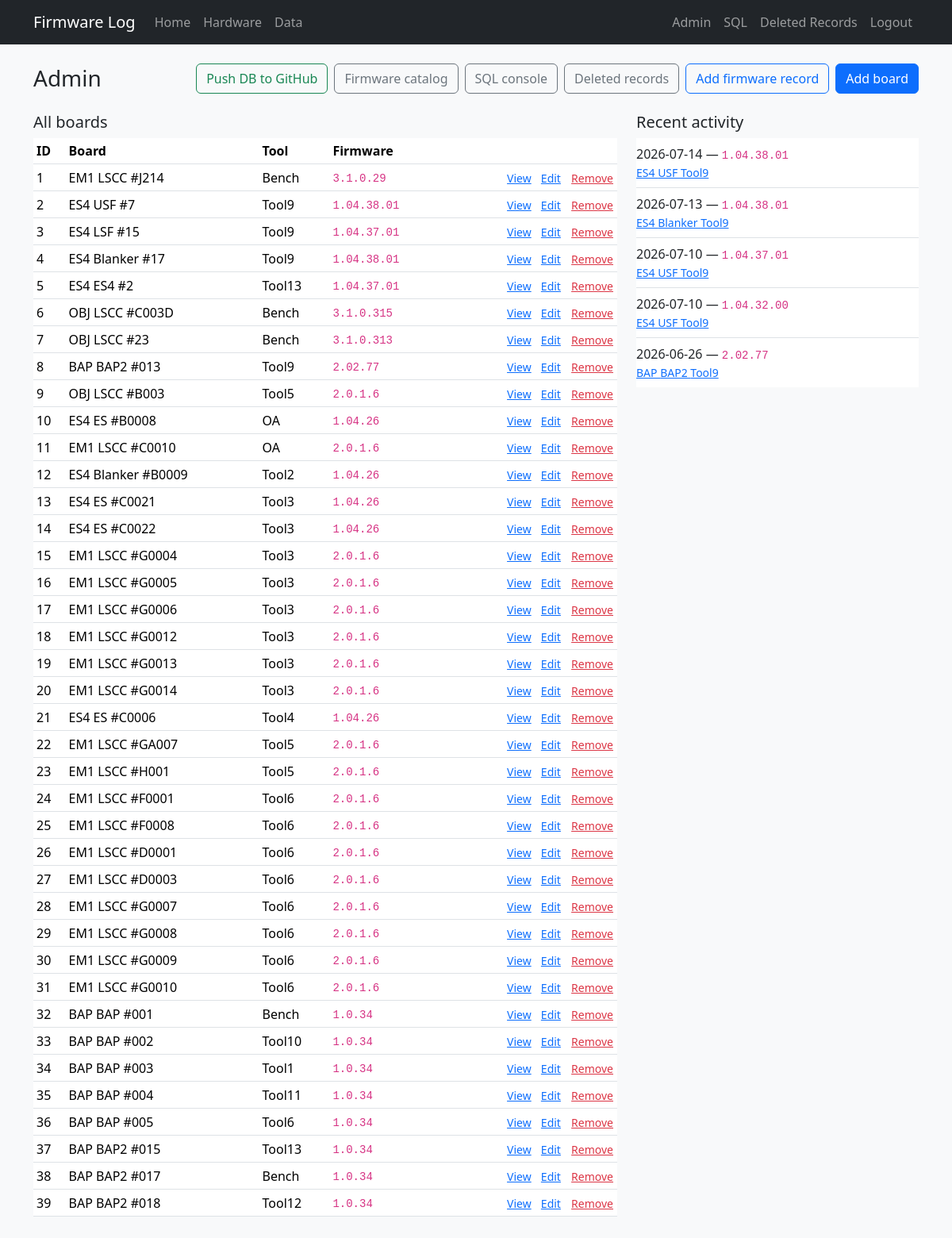
/admin (signed in), run on the app's committed database.
### tables this page shows
CREATE TABLE "boards" (
                board_id      INTEGER PRIMARY KEY,
                tool          TEXT,
                board_slot    TEXT,
                manufacturer  TEXT NOT NULL DEFAULT 'PDF Solutions Inc.',
                board_name    TEXT NOT NULL,
                serial        TEXT NOT NULL,
                part_number   TEXT,
                revision      TEXT,
                file_id       TEXT,
                product_name  TEXT NOT NULL,
                ddr_fbga      TEXT
            , inventory_serial TEXT, status TEXT, role TEXT, comment TEXT, open_item TEXT, po TEXT, modified_by TEXT, source_updated_at TEXT, data_source TEXT, dc_status TEXT, ac_status TEXT, gcal_status TEXT, adc_status TEXT, eeprom_status TEXT);

CREATE TABLE "firmware_history" (
                event_id    INTEGER PRIMARY KEY AUTOINCREMENT,
                board_id    INTEGER NOT NULL REFERENCES boards (board_id),
                event_date  TEXT NOT NULL,
                event_time  TEXT,
                fpga        TEXT,
                firmware    TEXT NOT NULL,
                installer   TEXT,
                result      TEXT
            );

### app.py (the view)
@app.route("/admin")
@login_required
def admin_index():
    return render_template(
        "admin/index.html",
        boards=db.list_boards(sort="board_id"),
        recent=db.recent_installs(5),
    )

### app.py (called while the page is built)
def login_required(view):
    @wraps(view)
    def wrapped(*args, **kwargs):
        if not session.get("admin"):
            flash("Admin login required.", "warning")
            return redirect(url_for("admin_login", next=request.url))
        return view(*args, **kwargs)
    return wrapped

### db.py (called while the page is built)
def firmware_verified_sql(board_alias="b"):
    ids = ", ".join(str(i) for i in sorted(VERIFIED_BOARD_IDS))
    return f"""
    CASE
        WHEN {board_alias}.board_id IN ({ids}) THEN 'verified'
        WHEN {board_alias}.data_source = 'firmware_log' THEN 'verified'
        WHEN {board_alias}.tool = 'Tool13' AND {board_alias}.product_name = 'BAP' THEN 'verified'
        ELSE 'unverified'
    END
    """

def dict_row(cursor, row):
    return {col[0]: row[i] for i, col in enumerate(cursor.description)}

@contextmanager
def get_db():
    conn = sqlite3.connect(DATABASE)
    conn.row_factory = dict_row
    try:
        yield conn
    finally:
        conn.close()

def fetch_all(query, params=()):
    with get_db() as conn:
        return conn.execute(query, params).fetchall()

def _board_search_clause(search, alias="b", extra_columns=()):
    if not search:
        return None, []
    like = f"%{search}%"
    columns = [col.format(a=alias) for col in BOARD_SEARCH_COLUMNS] + list(extra_columns)
    clause = "(" + " OR ".join(f"{col} LIKE ?" for col in columns) + ")"
    return clause, [like] * len(columns)

def recent_installs(limit=10):
    return fetch_all(
        """
        SELECT
            h.event_id,
            h.event_date,
            h.firmware,
            h.fpga,
            h.installer,
            h.result,
            b.board_id,
            b.board_name,
            b.product_name,
            b.tool,
            b.serial
        FROM firmware_history h
        JOIN boards b ON b.board_id = h.board_id
        ORDER BY h.event_date DESC, COALESCE(h.event_time, '00:00:00') DESC, h.event_id DESC
        LIMIT ?
        """,
        (limit,),
    )

### templates/admin/index.html (shortened to what this page needs)
{% extends "base.html" %}
{% block content %}
<div class="d-flex flex-wrap justify-content-between align-items-center gap-2 mb-4">
  <h1 class="h3 mb-0">Admin</h1>
  <div class="d-flex gap-2 flex-wrap">
    <button type="button" class="btn btn-outline-success" id="publish-db-open">Push DB to GitHub</button>
    <a href="{{ url_for('admin_firmware_catalog') }}" class="btn btn-outline-secondary">Firmware catalog</a>
    <a href="{{ url_for('admin_sql') }}" class="btn btn-outline-secondary">SQL console</a>
    <a href="{{ url_for('admin_deleted') }}" class="btn btn-outline-secondary">Deleted records</a>
    <a href="{{ url_for('admin_history_new') }}" class="btn btn-outline-primary">Add firmware record</a>
    <a href="{{ url_for('admin_board_new') }}" class="btn btn-primary">Add board</a>
  </div>
</div>
<div class="row g-4">
  <div class="col-lg-8">
    <h2 class="h5">All boards</h2>
    <div class="table-responsive">
      <table class="table table-sm align-middle">
        <thead>
          <tr>
            <th>ID</th>
            <th>Board</th>
            <th>Tool</th>
            <th>Firmware</th>
            <th></th>
          </tr>
        </thead>
        <tbody>
          {% for b in boards %}
          <tr>
            <td>{{ b.board_id }}</td>
            <td>{{ b.product_name }} {{ b.board_name }} #{{ b.serial }}</td>
            <td>{{ b.tool or '—' }}</td>
            <td>{% if b.current_firmware %}<code>{{ b.current_firmware }}</code>{% else %}—{% endif %}</td>
            <td class="text-end text-nowrap">
              <a href="{{ url_for('board_detail', board_id=b.board_id) }}" class="small me-2">View</a>
              <a href="{{ url_for('admin_board_edit', board_id=b.board_id) }}" class="small me-2">Edit</a>
              <form method="post" action="{{ url_for('admin_board_delete', board_id=b.board_id) }}" class="d-inline"
                    onsubmit="return confirm('Move board {{ b.board_id }} and its firmware history to deleted records?')">
                <button type="submit" class="btn btn-link btn-sm text-danger p-0 align-baseline">Remove</button>
              </form>
            </td>
          </tr>
          {% endfor %}
        </tbody>
      </table>
    </div>
  </div>
  <div class="col-lg-4">
    <h2 class="h5">Recent activity</h2>
    <ul class="list-group list-group-flush">
      {% for row in recent %}
      <li class="list-group-item px-0">
        <div>{{ row.event_date }} — <code>{{ row.firmware }}</code></div>
        <div class="small text-muted">
          <a href="{{ url_for('board_detail', board_id=row.board_id) }}">
            {{ row.product_name }} {{ row.board_name }} {{ row.tool }}
          </a>
        </div>
      </li>
      {% endfor %}
    </ul>
  </div>
</div>
{% endblock %}

### static/style.css (style rules this page uses)
body { background-color: #f8f9fa; }
code { font-size: 0.875em; }
.table th { white-space: nowrap; }

### data on the page
boards: board_id "1", product_name "EM1", board_name "LSCC", serial "J214", tool "Bench", current_firmware "3.1.0.29"
boards: board_id "2", product_name "ES4", board_name "USF", serial "7", tool "Tool9", current_firmware "1.04.38.01"
boards: board_id "3", product_name "ES4", board_name "LSF", serial "15", tool "Tool9", current_firmware "1.04.37.01"
boards: board_id "4", product_name "ES4", board_name "Blanker", serial "17", tool "Tool9", current_firmware "1.04.38.01"
boards: board_id "5", product_name "ES4", board_name "ES4", serial "2", tool "Tool13", current_firmware "1.04.37.01"
firmware_history: board_id "6", product_name "OBJ", board_name "LSCC", serial "C003D", tool "Bench", current_firmware "3.1.0.315"
firmware_history: board_id "7", product_name "OBJ", board_name "LSCC", serial "23", tool "Bench", current_firmware "3.1.0.313"
firmware_history: board_id "8", product_name "BAP", board_name "BAP2", serial "013", tool "Tool9", current_firmware "2.02.77", event_date "2026-06-26", firmware "2.02.77"
boards: board_id "9", product_name "OBJ", board_name "LSCC", serial "B003", tool "Tool5", current_firmware "2.0.1.6"
boards: board_id "10", product_name "ES4", board_name "ES", serial "B0008", tool "OA", current_firmware "1.04.26"
boards: board_id "11", product_name "EM1", board_name "LSCC", serial "C0010", tool "OA", current_firmware "2.0.1.6"
boards: board_id "12", product_name "ES4", board_name "Blanker", serial "B0009", tool "Tool2", current_firmware "1.04.26"
boards: board_id "13", product_name "ES4", board_name "ES", serial "C0021", tool "Tool3", current_firmware "1.04.26"
boards: board_id "14", product_name "ES4", board_name "ES", serial "C0022", tool "Tool3", current_firmware "1.04.26"
boards: board_id "15", product_name "EM1", board_name "LSCC", serial "G0004", tool "Tool3", current_firmware "2.0.1.6"
boards: board_id "16", product_name "EM1", board_name "LSCC", serial "G0005", tool "Tool3", current_firmware "2.0.1.6"
boards: board_id "17", product_name "EM1", board_name "LSCC", serial "G0006", tool "Tool3", current_firmware "2.0.1.6"
boards: board_id "18", product_name "EM1", board_name "LSCC", serial "G0012", tool "Tool3", current_firmware "2.0.1.6"
boards: board_id "19", product_name "EM1", board_name "LSCC", serial "G0013", tool "Tool3", current_firmware "2.0.1.6"
boards: board_id "20", product_name "EM1", board_name "LSCC", serial "G0014", tool "Tool3", current_firmware "2.0.1.6"
boards: board_id "21", product_name "ES4", board_name "ES", serial "C0006", tool "Tool4", current_firmware "1.04.26"
boards: board_id "22", product_name "EM1", board_name "LSCC", serial "GA007", tool "Tool5", current_firmware "2.0.1.6"
boards: board_id "23", product_name "EM1", board_name "LSCC", serial "H001", tool "Tool5", current_firmware "2.0.1.6"
boards: board_id "24", product_name "EM1", board_name "LSCC", serial "F0001", tool "Tool6", current_firmware "2.0.1.6"
boards: board_id "25", product_name "EM1", board_name "LSCC", serial "F0008", tool "Tool6", current_firmware "2.0.1.6"
boards: board_id "26", product_name "EM1", board_name "LSCC", serial "D0001", tool "Tool6", current_firmware "2.0.1.6"
boards: board_id "27", product_name "EM1", board_name "LSCC", serial "D0003", tool "Tool6", current_firmware "2.0.1.6"
boards: board_id "28", product_name "EM1", board_name "LSCC", serial "G0007", tool "Tool6", current_firmware "2.0.1.6"
boards: board_id "29", product_name "EM1", board_name "LSCC", serial "G0008", tool "Tool6", current_firmware "2.0.1.6"
boards: board_id "30", product_name "EM1", board_name "LSCC", serial "G0009", tool "Tool6", current_firmware "2.0.1.6"
boards: board_id "31", product_name "EM1", board_name "LSCC", serial "G0010", tool "Tool6", current_firmware "2.0.1.6"
boards: board_id "32", product_name "BAP", board_name "BAP", serial "001", tool "Bench", current_firmware "1.0.34"
boards: board_id "33", product_name "BAP", board_name "BAP", serial "002", tool "Tool10", current_firmware "1.0.34"
boards: board_id "34", product_name "BAP", board_name "BAP", serial "003", tool "Tool1", current_firmware "1.0.34"
boards: board_id "35", product_name "BAP", board_name "BAP", serial "004", tool "Tool11", current_firmware "1.0.34"
boards: board_id "36", product_name "BAP", board_name "BAP", serial "005", tool "Tool6", current_firmware "1.0.34"
boards: board_id "37", product_name "BAP", board_name "BAP2", serial "015", tool "Tool13", current_firmware "1.0.34"
boards: board_id "38", product_name "BAP", board_name "BAP2", serial "017", tool "Bench", current_firmware "1.0.34"
boards: board_id "39", product_name "BAP", board_name "BAP2", serial "018", tool "Tool12", current_firmware "1.0.34"
firmware_history: event_date "2026-07-14", firmware "1.04.38.01", product_name "ES4", board_name "USF", tool "Tool9"
firmware_history: event_date "2026-07-13", firmware "1.04.38.01", product_name "ES4", board_name "Blanker", tool "Tool9"
firmware_history: event_date "2026-07-10", firmware "1.04.37.01", product_name "ES4", board_name "USF", tool "Tool9"
firmware_history: event_date "2026-07-10", firmware "1.04.32.00", product_name "ES4", board_name "USF", tool "Tool9"
